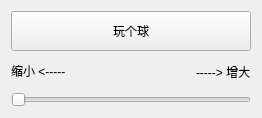
<?xml version="1.0" encoding="UTF-8"?>
<ui version="4.0">
 <class>Form</class>
 <widget class="QWidget" name="Form">
  <property name="geometry">
   <rect>
    <x>0</x>
    <y>0</y>
    <width>262</width>
    <height>118</height>
   </rect>
  </property>
  <property name="windowTitle">
   <string>play_boy</string>
  </property>
  <layout class="QGridLayout" name="gridLayout">
   <item row="0" column="0">
    <layout class="QVBoxLayout" name="verticalLayout">
     <item>
      <widget class="QPushButton" name="pushButton">
       <property name="minimumSize">
        <size>
         <width>0</width>
         <height>40</height>
        </size>
       </property>
       <property name="baseSize">
        <size>
         <width>0</width>
         <height>0</height>
        </size>
       </property>
       <property name="text">
        <string>玩个球</string>
       </property>
      </widget>
     </item>
     <item>
      <layout class="QHBoxLayout" name="horizontalLayout">
       <item>
        <widget class="QLabel" name="label">
         <property name="text">
          <string>缩小 &lt;-----</string>
         </property>
        </widget>
       </item>
       <item>
        <spacer name="horizontalSpacer">
         <property name="orientation">
          <enum>Qt::Horizontal</enum>
         </property>
         <property name="sizeHint" stdset="0">
          <size>
           <width>118</width>
           <height>20</height>
          </size>
         </property>
        </spacer>
       </item>
       <item>
        <widget class="QLabel" name="label_2">
         <property name="text">
          <string>-----&gt; 增大</string>
         </property>
        </widget>
       </item>
      </layout>
     </item>
     <item>
      <widget class="QSlider" name="horizontalSlider">
       <property name="orientation">
        <enum>Qt::Horizontal</enum>
       </property>
      </widget>
     </item>
    </layout>
   </item>
  </layout>
 </widget>
 <resources/>
 <connections/>
</ui>
